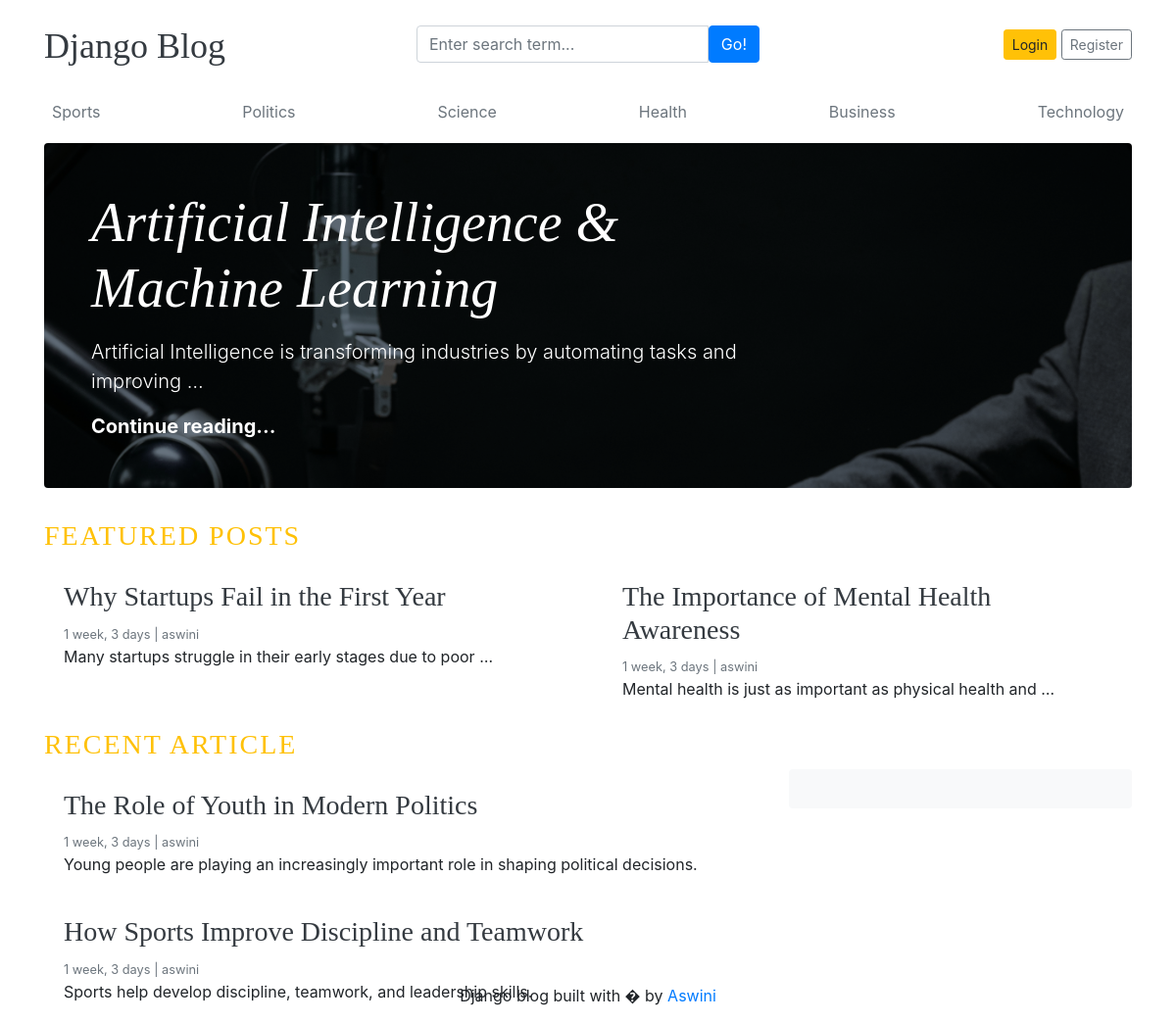
The page / on the database its author committed.
### blogs/models.py (models this page shows, shortened)
class Category(models.Model):
    category_name=models.CharField(max_length=50,unique=True)
    created_at=models.DateTimeField(auto_now_add=True)
    updated_at=models.DateTimeField(auto_now=True)
    class Meta:
        verbose_name_plural= 'categories'

class Blog(models.Model):
    title=models.CharField(max_length=50)
    slug=models.SlugField(max_length=150,unique=True,blank=True)
    category=models.ForeignKey(Category,on_delete=models.CASCADE)
    author=models.ForeignKey(User,on_delete=models.CASCADE)
    featured_image=models.ImageField(upload_to='uploads/%Y/%m/%d')
    short_description=models.TextField(max_length=500)
    blog_boby=models.TextField(max_length=2000)
    status=models.CharField(max_length=20,choices=STATUS_CHOICES,default=0)
    is_featured=models.BooleanField(default=False)
    created_at=models.DateTimeField(auto_now_add=True)
    updated_at=models.DateTimeField(auto_now=True)

### mainproject/views.py (the view)
# urls.py: 2. Add a URL to urlpatterns:  path('', views.home, name='home')
def home(request):
    featured_posts= Blog.objects.filter(is_featured=True, status='Published').order_by('updated_at')
    posts=Blog.objects.filter(is_featured=False, status='Published')
    try:
        about=About.objects.get()
    except:
        about=None
    context={
        'featured_posts':featured_posts,
        'posts':posts,
        'about':about,
        }
    return render(request,'home.html',context)

### blogs/context_processors.py (called while the page is built)
def get_categories(request):
    categories=Category.objects.all()
    return dict(categories=categories)

def get_social_links(requets):
    social_links=SocialLink.objects.all()
    return dict(social_links=social_links)

### templates/home.html (shortened to what this page needs)
{% extends 'base.html' %}
{% block content %}
  {% for post in featured_posts %}
  {% if forloop.first %}
<div class="jumbotron p-3 p-md-5 text-white rounded bg-dark" style="background-image: url({{post.featured_image.url}});background-blend-mode: overlay;background-size:cover;">
    <div class="col-md-8 px-0">
      <h1 class="display-4 font-italic">{{post.title}}</h1>
      <p class="lead my-3">{{post.short_description | truncatewords:10}}</p>
      <p class="lead mb-0"><a href="{% url 'blogs' post.slug %}" class="text-white font-weight-bold">Continue reading...</a></p>
    </div>
  </div>
  {% endif %}
  {% endfor %}
 <h3 class="text-uppercase text-warning" style="letter-spacing: 2px;">Featured Posts</h3>
 <div class="row mb-2">
    {% for post in featured_posts %}
    {% if not forloop.first%}
    <div class="col-md-6">
      <div class="card border-0" >
        <div class="card-body">
          <h3><a href="{% url 'blogs' post.slug %}" class="text-dark">{{post.title}}</a></h3>
          <small class="mb-1 text-muted">{{post.created_at | timesince }} | {{post.author}}</small>
          <p class="card-text">{{post.short_description | truncatewords:10}}</p>
        </div>
      </div>
    </div>
    {% endif %}
  {% endfor %}
  </div>
<h3 class="text-uppercase text-warning" style="letter-spacing: 2px;">Recent Article </h3>
  <main role="main" class="container p-0">
    <div class="row">
      <div class="col-md-8 blog-main">
        {% for post in posts %}
        <div class="card border-0" >
        <div class="card-body">
          <h3><a href="{% url 'blogs' post.slug %}" class="text-dark">{{post.title}}</a></h3>
          <small class="mb-1 text-muted">{{post.created_at | timesince }} | {{post.author}}</small>
          <p class="card-text">{{post.short_description | truncatewords:30}}</p>
        </div>
      </div>
       {% endfor %}
      </div>
      <aside class="col-md-4 blog-sidebar">
        <div class="p-3 mb-3 bg-light rounded">
        </div>
      </aside>
    </div>
  </main>
</div>
{% endblock %}

### templates/base.html (shortened to what this page needs)
{% load static %}
<!DOCTYPE html>
<html lang="en">
<head>
    <link href="https://getbootstrap.com/docs/4.0/dist/css/bootstrap.min.css" rel="stylesheet">
    <link href="{% static 'css/blog.css' %}" rel="stylesheet">
    <link rel="stylesheet" href="https://cdnjs.cloudflare.com/ajax/libs/font-awesome/4.7.0/css/font-awesome.min.css">
  </head>
<body>
    <div class="container">
      <header class="blog-header py-3">
        <div class="row flex-nowrap justify-content-between align-items-center">
          <div class="col-4 pt-1">
            <a class="blog-header-logo text-dark" href="/">Django Blog</a>
          </div>
          <div class="col-4">
            <form action="{% url 'search' %}" method="GET">
          <div class="input-group">
                        <input class="form-control" type="text" name="keyword" value="{{keyword}}"    placeholder="Enter search term..." aria-label="Enter search term..." aria-describedby="button-search" />
                        <button  type="submit" class="btn btn-primary" id="button-search" type="button">Go!</button>
            </div>
            </form>
          </div>
          <div class="col-4 d-flex justify-content-end align-items-center">
            {% if not user.is_authenticated  %}
            <a class="btn btn-sm btn-warning" href="{% url 'login' %}">Login</a> &nbsp;
            <a class="btn btn-sm btn-outline-secondary" href="{% url 'register' %}">Register</a>
            {% else %}
            <span><a href="{% url 'dashboard' %}" class="text-dark">Dashboard</a></span>
            &emsp;
            <span><a href="{% url 'logout' %}">Logout</a></span>
            {% endif %}
          </div>
        </div>
      </header>
       <div class="nav-scroller py-1 mb-2">
        <nav class="nav d-flex justify-content-between">
          {% for cat in categories %}
          <a class="p-2 text-muted" href="{% url 'posts_by_category' cat.id %}">{{cat.category_name}}</a>
          {% endfor %}
        </nav>
      </div>
{% block content%}
{% endblock%}
 <footer class="blog-footer fixed-bottom">
  <p class="text-center">Django blog built with � by <a href="#">Aswini</a></p>
</footer>
</body>
</html>

### mainproject/static/css/blog.css (style rules this page uses)
.blog-header-logo { font-family: "Playfair Display", Georgia, "Times New Roman", serif; font-size: 2.25rem; }
h1, h2, h3, h4, h5, h6 { font-family: "Playfair Display", Georgia, "Times New Roman", serif; }

### rows shown on the page
Category: category_name "Sports"
Category: category_name "Politics"
Category: category_name "Science"
Category: category_name "Health"
Category: category_name "Business"
Category: category_name "Technology"
Blog: featured_image (picture), title "Artificial Intelligence & Machine Learning", short_description "Artificial Intelligence is transforming industries by automating tasks and improving …"
Blog: title "Why Startups Fail in the First Year", created_at "1 week, 3 days", author "aswini", short_description "Many startups struggle in their early stages due to poor …"
Blog: title "The Importance of Mental Health Awareness", created_at "1 week, 3 days", author "aswini", short_description "Mental health is just as important as physical health and …"
Blog: title "The Role of Youth in Modern Politics", created_at "1 week, 3 days", author "aswini", short_description "Young people are playing an increasingly important role in shaping political decisions."
Blog: title "How Sports Improve Discipline and Teamwork", created_at "1 week, 3 days", author "aswini", short_description "Sports help develop discipline, teamwork, and leadership skills."
